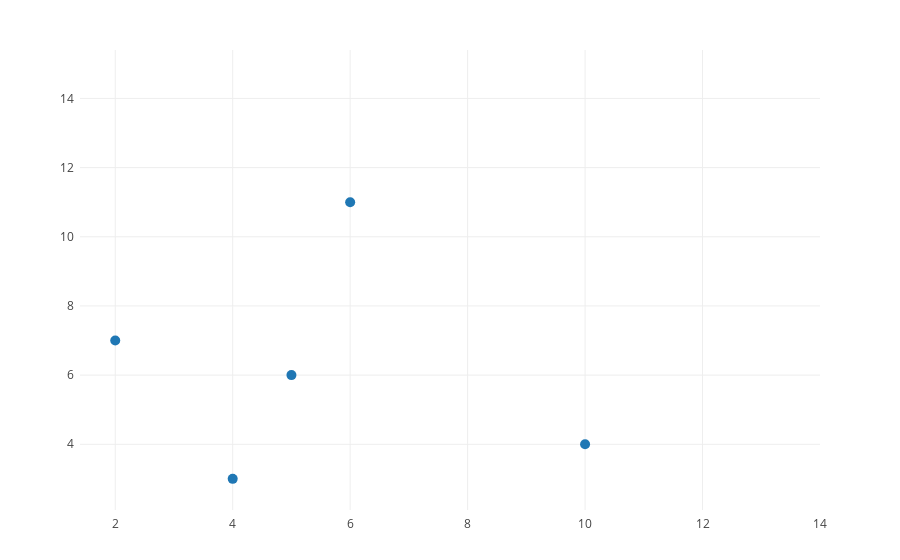

Notebook code for this chart:
### Code cell
figure=bubbleplot(dataset = df,x_column='x',y_column='y',bubble_column='Name')
plot(figure)

### Figure 1 — Plotly figure (JSON) as saved in the notebook; plotly's stock layout.template omitted (floating-point values rounded to 4 significant figures)
{"data": [{"marker": {"size": 10}, "mode": "markers", "text": ["Ruth", "Daniel", "David", "Wisdom", "Blessing"], "type": "scatter", "uid": "fe044e24-e8ce-11ea-ad78-40a3cca4cd50", "x": [2, 4, 5, 6, 10], "y": [7, 3, 6, 11, 4]}], "layout": {"hovermode": "closest", "margin": {"b": 50, "pad": 5, "t": 50}, "showlegend": false, "xaxis": {"autorange": false, "range": [1.4, 14]}, "yaxis": {"autorange": false, "range": [2.1, 15.4]}}}
